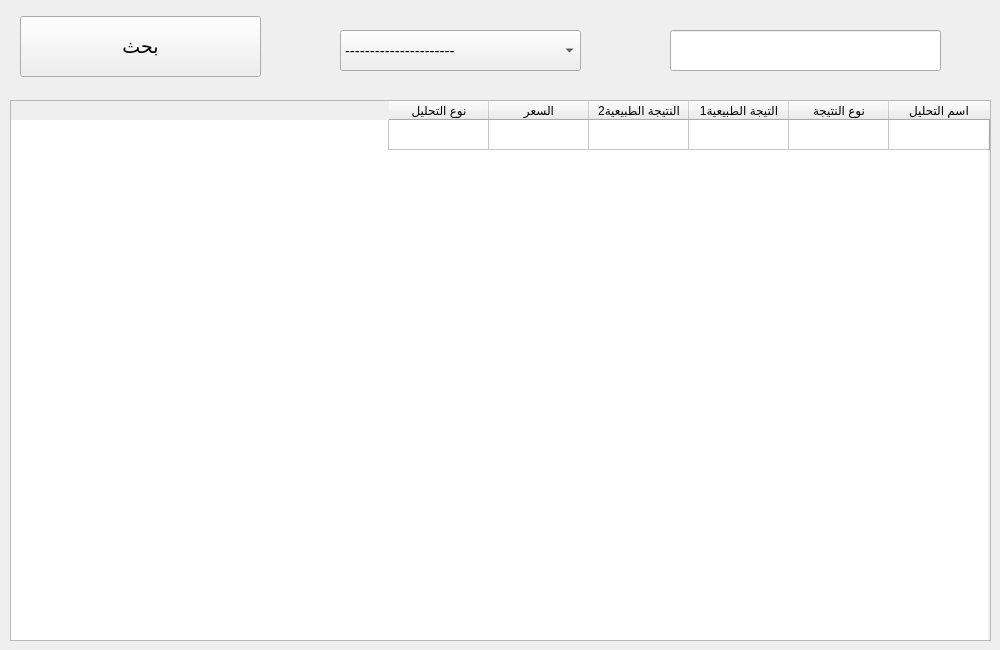
      <widget class="QWidget" name="tab_8">
       <attribute name="title">
        <string>كل التحليلات</string>
       </attribute>
       <widget class="QComboBox" name="comboBox_19">
        <property name="geometry">
         <rect>
          <x>340</x>
          <y>30</y>
          <width>241</width>
          <height>41</height>
         </rect>
        </property>
        <property name="font">
         <font>
          <pointsize>11</pointsize>
         </font>
        </property>
        <property name="editable">
         <bool>false</bool>
        </property>
        <item>
         <property name="text">
          <string>----------------------</string>
         </property>
        </item>
        <item>
         <property name="text">
          <string>اسم التحليل المطابق</string>
         </property>
        </item>
        <item>
         <property name="text">
          <string>السعر المطابق</string>
         </property>
        </item>
       </widget>
       <widget class="QPushButton" name="pushButton_20">
        <property name="geometry">
         <rect>
          <x>20</x>
          <y>16</y>
          <width>241</width>
          <height>61</height>
         </rect>
        </property>
        <property name="font">
         <font>
          <family>Segoe UI</family>
          <pointsize>14</pointsize>
         </font>
        </property>
        <property name="layoutDirection">
         <enum>Qt::LeftToRight</enum>
        </property>
        <property name="text">
         <string>بحث</string>
        </property>
        <property name="icon">
         <iconset resource="icons.qrc">
          <normaloff>:/icons8-search-512.png</normaloff>:/icons8-search-512.png</iconset>
        </property>
        <property name="iconSize">
         <size>
          <width>40</width>
          <height>40</height>
         </size>
        </property>
       </widget>
       <widget class="QLineEdit" name="lineEdit_26">
        <property name="geometry">
         <rect>
          <x>670</x>
          <y>30</y>
          <width>271</width>
          <height>41</height>
         </rect>
        </property>
        <property name="font">
         <font>
          <pointsize>13</pointsize>
         </font>
        </property>
        <property name="placeholderText">
         <string/>
        </property>
       </widget>
       <widget class="QTableWidget" name="tableWidget_7">
        <property name="enabled">
         <bool>true</bool>
        </property>
        <property name="geometry">
         <rect>
          <x>10</x>
          <y>100</y>
          <width>981</width>
          <height>541</height>
         </rect>
        </property>
        <property name="sizePolicy">
         <sizepolicy hsizetype="Expanding" vsizetype="Expanding">
          <horstretch>0</horstretch>
          <verstretch>0</verstretch>
         </sizepolicy>
        </property>
        <property name="font">
         <font>
          <pointsize>9</pointsize>
          <weight>50</weight>
          <bold>false</bold>
         </font>
        </property>
        <property name="toolTip">
         <string/>
        </property>
        <property name="whatsThis">
         <string/>
        </property>
        <property name="layoutDirection">
         <enum>Qt::RightToLeft</enum>
        </property>
        <property name="autoFillBackground">
         <bool>false</bool>
        </property>
        <property name="locale">
         <locale language="Arabic" country="Iraq"/>
        </property>
        <row>
         <property name="text">
          <string/>
         </property>
        </row>
        <column>
         <property name="text">
          <string>اسم التحليل</string>
         </property>
        </column>
        <column>
         <property name="text">
          <string>نوع النتيجة</string>
         </property>
        </column>
        <column>
         <property name="text">
          <string>التيجة الطبيعية1</string>
         </property>
        </column>
        <column>
         <property name="text">
          <string>النتيجة الطبيعية2</string>
         </property>
        </column>
        <column>
         <property name="text">
          <string>السعر</string>
         </property>
        </column>
        <column>
         <property name="text">
          <string>نوع التحليل</string>
         </property>
        </column>
       </widget>
      </widget>
